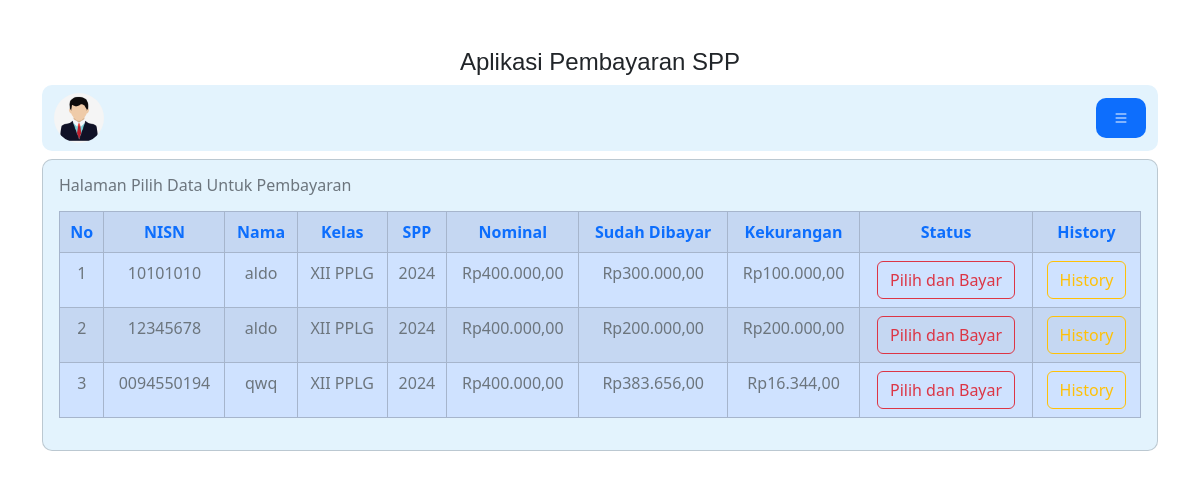
The page /admin/admin.php?url=pembayaran (signed in) on the database as committed earlier.
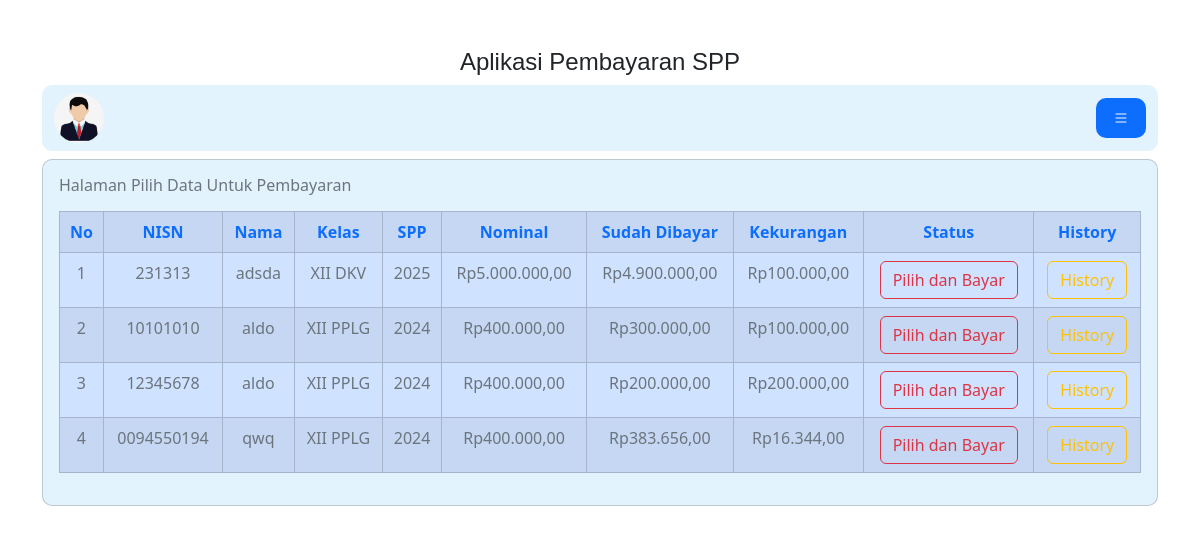
The same page on the database as committed later.
### tables this page shows
CREATE TABLE `siswa` (
  `nisn` char(10) NOT NULL,
  `nis` char(8) NOT NULL,
  `nama` varchar(35) NOT NULL,
  `id_kelas` int(11) NOT NULL,
  `alamat` text NOT NULL,
  `no_telp` int(13) NOT NULL,
  `id_spp` int(11) NOT NULL
);

CREATE TABLE `kelas` (
  `id_kelas` int(11) NOT NULL,
  `nama_kelas` varchar(10) NOT NULL,
  `kompetensi_keahlian` varchar(50) DEFAULT NULL
);

CREATE TABLE `spp` (
  `id_spp` int(11) NOT NULL,
  `tahun` int(11) NOT NULL,
  `nominal` int(11) NOT NULL
);

### admin/pembayaran.php (the view)
<h6 class='text-secondary'> Halaman Pilih Data Untuk Pembayaran</h6>
<table class="table table-striped mt-3 table-primary  table-bordered ">
    <tr class="fw-bold  bg-light">
        <th class="text-primary text-center">
            No
        </th>
        <th class="text-primary text-center">
            NISN
        </th>
        <th class="text-primary text-center">
            Nama
        </th>
        <th class="text-primary text-center">
            Kelas
        </th>
        <th class="text-primary text-center">
            SPP
        </th>
        <th class="text-primary text-center">
            Nominal
        </th>
        <th class="text-primary text-center">
            Sudah Dibayar
        </th>
        <th class="text-primary text-center">
            Kekurangan
        </th>
        <th class="text-primary text-center">
            Status
        </th>
        <th class="text-primary text-center">
            History
        </th>
    </tr>
    <?php
    include '../koneksi.php';
    $no = 1;
    $sql = "SELECT*FROM siswa,spp,kelas WHERE siswa.id_kelas=kelas.id_kelas AND siswa.id_spp=spp.id_spp ORDER By nama ASC";
    $query = mysqli_query($koneksi, $sql);
    foreach ($query as $data) {
        $data_pembayaran = mysqli_query($koneksi, "SELECT sum(jumlah_bayar) as jumlah_bayar FROM
        pembayaran WHERE nisn = '$data[nisn]'");
        $data_pembayaran = mysqli_fetch_array($data_pembayaran);
        $sudah_dibayar = $data_pembayaran['jumlah_bayar'];
        $kekurangan = $data["nominal"] -  $data_pembayaran['jumlah_bayar'];
    ?>
        <tr>
            <td class="text-secondary text-center">
                <?= $no++ ?>
            </td>
            <td class="text-secondary text-center">
                <?= $data['nisn'] ?>
            </td>
            <td class="text-secondary text-center">
                <?= $data['nama'] ?>
            </td>
            <td class="text-secondary text-center">
                <?= $data['nama_kelas'] ?>
            </td>
            <td class="text-secondary text-center">
                <?= $data["tahun"] ?>
            </td>
            <td class="text-secondary text-center">
                <?= "Rp"; ?><?= number_format($data['nominal'], 2, ',', '.') ?>
            </td>
            <td class="text-secondary text-center">
                <?= "Rp"; ?><?= number_format($sudah_dibayar, 2, ',', '.') ?>
            </td>
            <td class="text-secondary text-center">
                <?= "Rp"; ?><?= number_format($kekurangan, 2, ',', '.') ?>
            </td>
            <td class="text-secondary text-center">
                <?php
                if ($kekurangan == 0) {
                    echo "<span class= 'btn btn-outline-success'>Sudah Lunas</span>";
                } else { ?>
                    <a href="?url=tambah-pembayaran&nisn=<?= $data['nisn'] ?>&kekurangan=<?= $kekurangan ?>" class="btn btn-outline-danger">Pilih dan Bayar</a>
                <?php } ?>
            </td>
            <td class="text-secondary text-center">
                <a href="?url=history-pembayaran&nisn=<?= $data['nisn'] ?>" class="btn btn-outline-warning ">History</a>
            </td>
        </tr>
    <?php } ?>
</table>

Rows that differ between the two databases and show on the page:
added siswa: nisn "231313", nama "adsda", id_kelas.nama_kelas "XII DKV", id_spp.tahun "2025", id_spp.nominal "5.000.000,00", sudah_dibayar "4.900.000,00", kekurangan "100.000,00"
